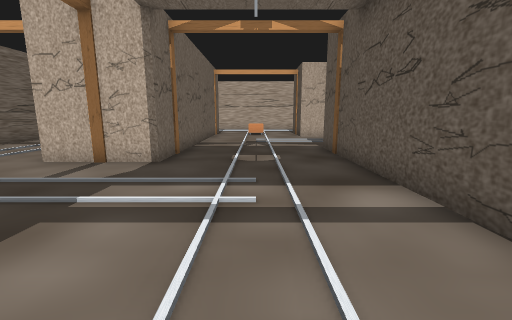
View 1 (above)

17 first-person views from a walk through a Gazebo world. The camera is 1.2 m above the floor, tilts 10° down and sees 90° across. The floor is counted in squares, 1 m on a side. Each view is taken from the middle of a square. On the plan, view 1 faces up. The plan holds only what a view shows up to about 12 squares ahead; the rest is blank. The place goes on beyond the plan. Some stock models are drawn as simple stand-ins.

View 2
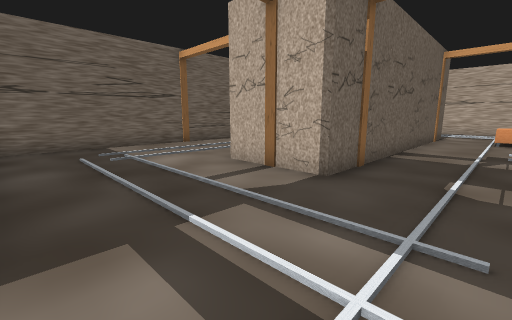

View 3
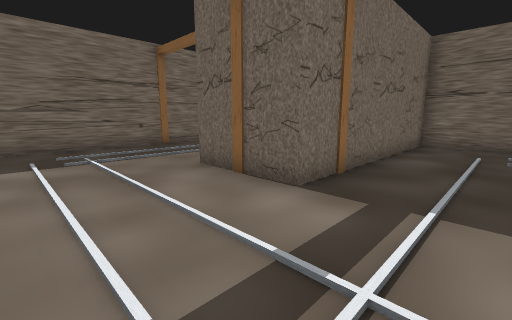

View 4
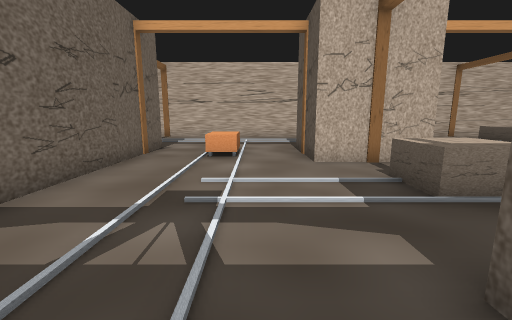

View 5
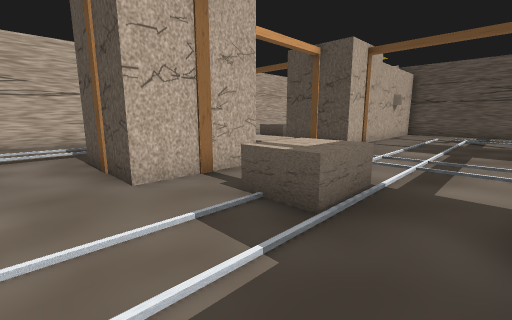

View 6
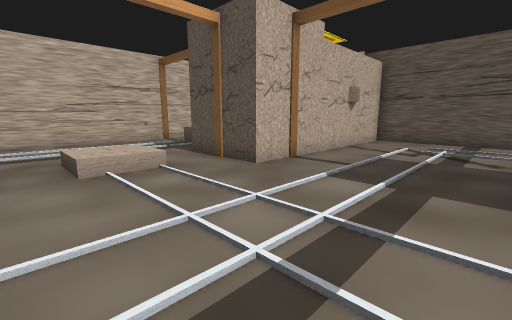

View 7
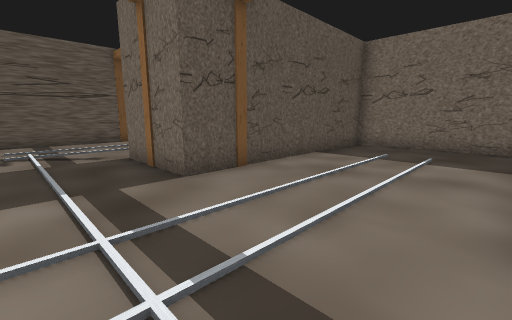

View 8
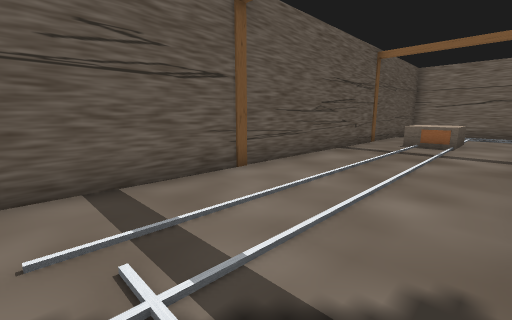

View 9
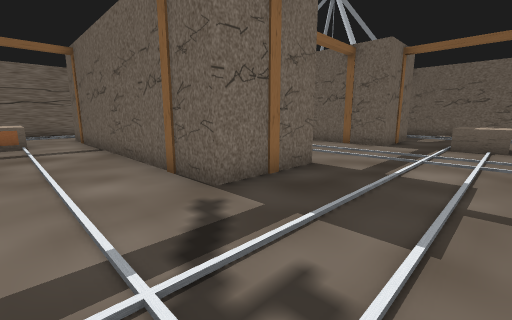

View 10
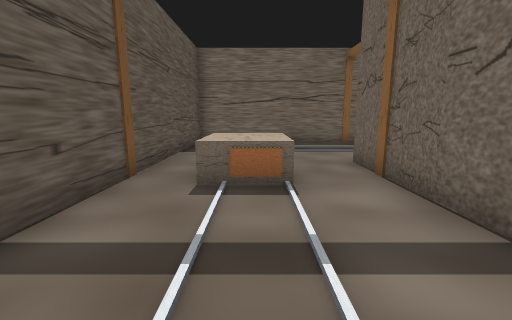

View 11
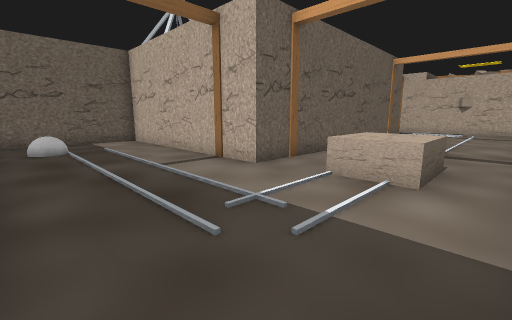

View 12
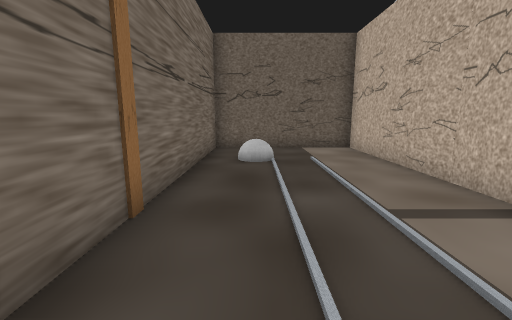

View 13
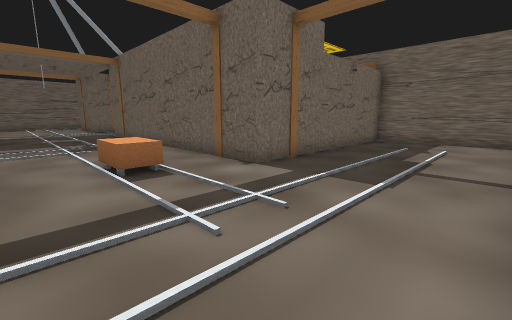

View 14
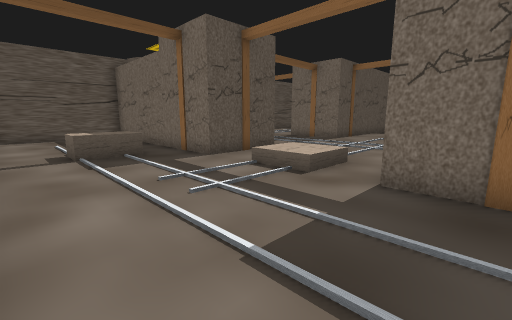

View 15
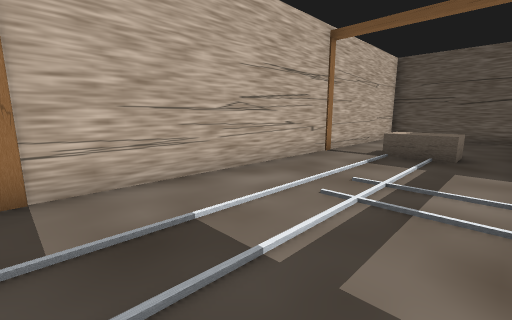

View 16
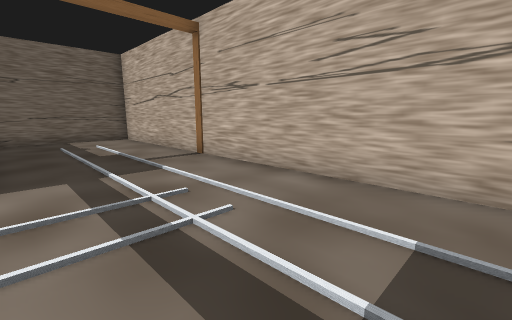

View 17
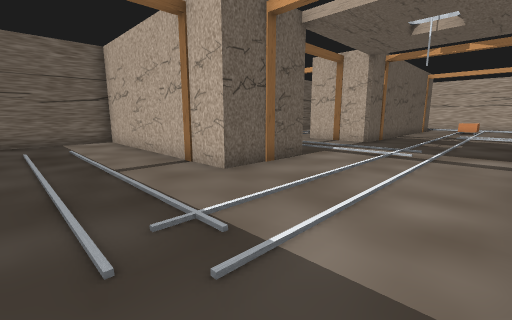

### Floor plan
Key: @ floor where view 1 was taken; # wall or solid block; . floor; R rock; B brown box; G grey ball; O other object.
Columns run from 11 left of view 1 to 19 right of it. Each row starts with its distance up from view 1.
 23 #######B####### #######B#####
 22 #.............................#
 21 #.............................#
 20 #......................BB  ...#
 19 #......................BB.....#
 18 #.............................#
 17 #BB#BBRBR.....R R.BB..RBRBBB
 16         B..B..B B.BB..B      O
 15         R.....RBR.....RBRBB BO#
 14         R..................B..#
 13         R......BB.............#
 12 #.      R......BB.............#
 11 #..     R.....................#
 10 #...    R.....................#
  9 #...    R.....RBR.....RBR.....#
  8 #.... B B.....B B.....B B.....B
  7 #.....RBB.....  R.....R R.....#
  6 #.............B R.....R R.....#
  5 #.............   .....R R.....#
  4 #.............   .....R R.....#
  3 #.............   .....R R.....#
  2 #.............   .....R R.....#
  1 #RRRRRRB .....   RRRR   R.....#
  0 #       B..@..B         B..BB.B
 -1 #RRRRRRBR.....   RRRRRRBR..BB.#
 -2 #.............  R.............#
 -3 #.............  R.............#
 -4 #.............  R.............#
 -5 #.............  R..G..........#
 -6       .......   R.............#
 -7      ########   ###############

Where each view was taken, in squares from view 1:
view 1: 0 up, 0 right, facing up
view 2: 2 up, 0 right, facing up-left
view 3: 4 up, 1 right, facing down-left
view 4: 8 up, 1 right, facing up
view 5: 10 up, 1 right, facing up-right
view 6: 10 up, 6 right, facing up-right
view 7: 12 up, 6 right, facing down-right
view 8: 12 up, 14 right, facing down-right
view 9: 13 up, 16 right, facing down-left
view 10: 5 up, 16 right, facing down
view 11: 6 down, 18 right, facing up-left
view 12: 5 down, 15 right, facing left
view 13: 22 up, 2 right, facing down-left
view 14: 22 up, 4 right, facing down-right
view 15: 18 up, 4 right, facing up-right
view 16: 18 up, 3 right, facing up-left
view 17: 5 down, 2 right, facing up-left
